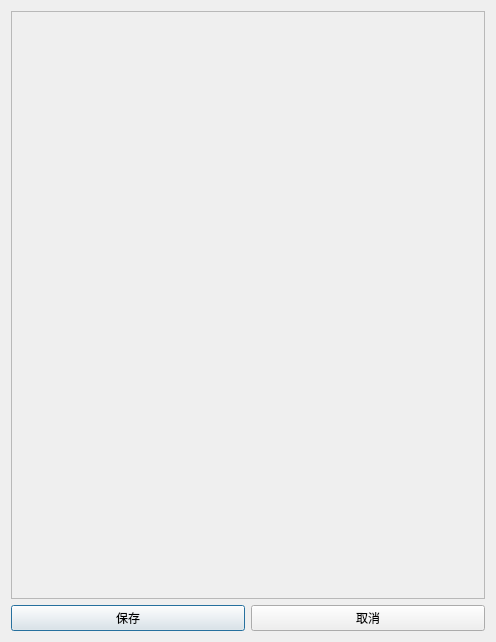
<?xml version="1.0" encoding="UTF-8"?>
<ui version="4.0">
 <class>paramSettingDlg</class>
 <widget class="QDialog" name="paramSettingDlg">
  <property name="geometry">
   <rect>
    <x>0</x>
    <y>0</y>
    <width>496</width>
    <height>642</height>
   </rect>
  </property>
  <property name="windowTitle">
   <string>参数设置</string>
  </property>
  <layout class="QVBoxLayout" name="verticalLayout">
   <item>
    <widget class="QScrollArea" name="scrollArea">
     <property name="widgetResizable">
      <bool>true</bool>
     </property>
     <widget class="QWidget" name="scrollAreaWidgetContents">
      <property name="geometry">
       <rect>
        <x>0</x>
        <y>0</y>
        <width>470</width>
        <height>577</height>
       </rect>
      </property>
      <layout class="QFormLayout" name="formLayout">
       <property name="fieldGrowthPolicy">
        <enum>QFormLayout::AllNonFixedFieldsGrow</enum>
       </property>
      </layout>
     </widget>
    </widget>
   </item>
   <item>
    <layout class="QHBoxLayout" name="horizontalLayout">
     <item>
      <widget class="QPushButton" name="saveButton">
       <property name="text">
        <string>保存</string>
       </property>
       <property name="default">
        <bool>true</bool>
       </property>
      </widget>
     </item>
     <item>
      <widget class="QPushButton" name="cancelButton">
       <property name="text">
        <string>取消</string>
       </property>
      </widget>
     </item>
    </layout>
   </item>
  </layout>
 </widget>
 <resources/>
 <connections/>
</ui>
